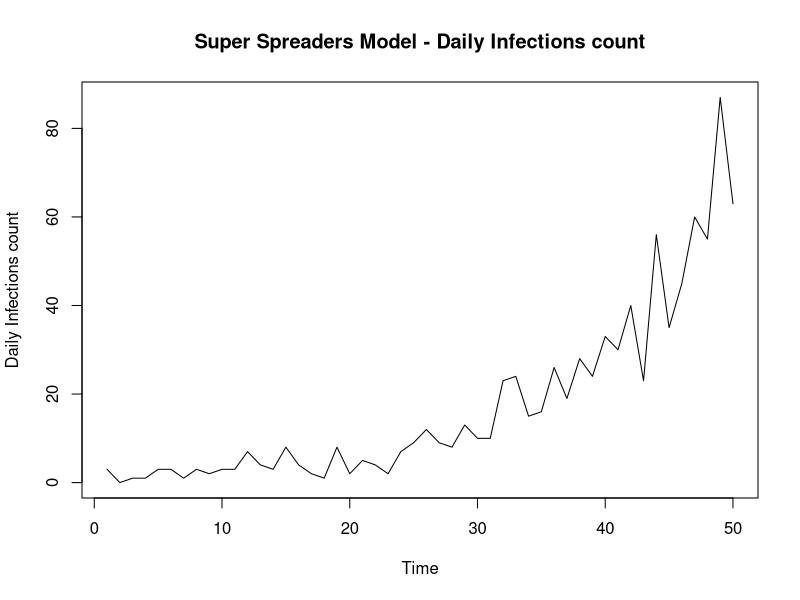

Recreate this plot in R.
#Epidemic Modelling Functions
#-Simulations fucntions
#- Likelihood Functions

#*********************************************************
#*Simulation Functions

#Baseline simulation
simulate_branching = function(num_days, r0, shape_gamma, scale_gamma) {
  
  'Baseline simulation model'
  #Set up
  vec_infecteds = vector('numeric', num_days)
  vec_infecteds[1] = 2
  
  #Infectiousness (Discrete gamma) - I.e 'Infectiousness Pressure' - Sum of all people
  #Explanation: Gamma is a continuous function so integrate over the density at that point in time (today - previous day)
  prob_infect = pgamma(c(1:num_days), shape = shape_gamma, scale = scale_gamma) - pgamma(c(0:(num_days-1)), shape = shape_gamma, scale = scale_gamma)
  
  #Days of Infection Spreading
  for (t in 2:num_days) {
    
    #Total rate
    tot_rate = r0*sum(vec_infecteds[1:(t-1)]*rev(prob_infect[1:(t-1)])) #Product of infecteds & their probablilty of infection along the gamma dist at that point in time
    vec_infecteds[t] = rpois(1, tot_rate) #Assuming number of cases each day follows a poisson distribution. Causes jumps in data 
  }
  
  vec_infecteds
}

#*******************************************************
#Super-spreading simulation
simulate_branching_ss = function(num_days, shape_gamma, scale_gamma, alphaX, betaX, gammaX) {
  'Simulate an epidemic with Superspreading events
  prop_ss = Proportion of superspreading days
  magnitude_ss = increased rate of superspreading event'
  
  #Set up
  total_infecteds = vector('numeric', num_days)
  nsse_infecteds = vector('numeric', num_days)
  sse_infecteds = vector('numeric', num_days)
  total_infecteds[1] = 2
  nsse_infecteds[1] = 2
  sse_infecteds[1] = 0
  
  #Infectiousness (Discrete gamma) - I.e 'Infectiousness Pressure' - Sum of all people
  #Explanation: Gamma is a continuous function so integrate over the density at that point in time (today - previous day)
  prob_infect = pgamma(c(1:num_days), shape = shape_gamma, scale = scale_gamma) - pgamma(c(0:(num_days-1)), shape = shape_gamma, scale = scale_gamma)
  
  #Days of Infection Spreading
  for (t in 2:num_days) {
    
    #Regular infecteds (tot_rate = lambda) fix notation
    lambda_t = sum(total_infecteds[1:(t-1)]*rev(prob_infect[1:(t-1)])) #Eg. Today is day 10. Infected on day 1. Current Infectiousness is t - day_infected 
    tot_rate = alphaX*lambda_t #Product of infecteds & their probablilty of infection along the gamma dist at that point in time
    nsse_infecteds[t] = rpois(1, tot_rate) #Assuming number of cases each day follows a poisson distribution. Causes jumps in data 
    
    #Super-spreaders
    sse_infecteds[t] = rnbinom(1, betaX*lambda_t, 1/(1 + gammaX)) #z_t: Total infecteds due to super-spreading event - num of events x Num individuals
    
    #Total 
    total_infecteds[t] = nsse_infecteds[t] + sse_infecteds[t]
  }
  
  total_infecteds
}
# 
# #********
# # #*Implement
# num_days = 50
# #lambda params
# shape_gamma = 6
# scale_gamma = 1
# #params
# alphaX = 0.8 #Without ss event, ~r0.
# betaX = 0.1
# gammaX = 10
# true_r0 = alphaX + betaX*gammaX
# true_r0
# #Epidemic data
# sim_data = simulate_branching_ss(num_days, shape_gamma, scale_gamma, alphaX, betaX, gammaX)
# plot.ts(sim_data, ylab = 'Daily Infections', main = paste('Super - Spreading Events model - Daily Infections count, true R0 = ', true_r0))
# par(mfrow = c(2,1))

#*******************************************************
#Super-spreading simulation
simulate_ss_poisson = function(num_days, shape_gamma, scale_gamma, alphaX, betaX, gammaX) {
  'Simulate an epidemic with Superspreading events
  prop_ss = Proportion of superspreading days
  magnitude_ss = increased rate of superspreading event'
  
  #Set up
  total_infecteds = vector('numeric', num_days)
  nsse_infecteds = vector('numeric', num_days)
  sse_infecteds = vector('numeric', num_days)
  total_infecteds[1] = 2
  nsse_infecteds[1] = 2
  sse_infecteds[1] = 0
  
  #Infectiousness (Discrete gamma) - I.e 'Infectiousness Pressure' - Sum of all people
  #Explanation: Gamma is a continuous function so integrate over the density at that point in time (today - previous day)
  prob_infect = pgamma(c(1:num_days), shape = shape_gamma, scale = scale_gamma) - pgamma(c(0:(num_days-1)), shape = shape_gamma, scale = scale_gamma)
  
  #Days of Infection Spreading
  for (t in 2:num_days) {
    
    #Regular infecteds (tot_rate = lambda) fix notation
    lambda_t = sum(total_infecteds[1:(t-1)]*rev(prob_infect[1:(t-1)])) #?Why is it the reversed probability - given the way prob_infect is written
    tot_rate = alphaX*lambda_t #Product of infecteds & their probablilty of infection along the gamma dist at that point in time
    nsse_infecteds[t] = rpois(1, tot_rate) #Assuming number of cases each day follows a poisson distribution. Causes jumps in data 
    
    #Super-spreaders
    n_t = rpois(1, betaX*lambda_t) #Number of super-spreading events (beta)
    sse_infecteds[t] = rpois(1, gammaX*n_t) #z_t: Total infecteds due to super-spreading event - num of events x Num individuals
    
    total_infecteds[t] = nsse_infecteds[t] + sse_infecteds[t]
  }
  
  total_infecteds
}

#*Implement
# num_days = 50
# #lambda params
# shape_gamma = 6
# scale_gamma = 1
# #params
# alphaX = 1.2 #Without ss event, ~r0. 
# betaX = 0.5
# gammaX = 10
# #Epidemic data
# sim_data2 = simulate_ss_poisson(num_days, shape_gamma, scale_gamma, alphaX, betaX, gammaX)
# plot.ts(sim_data2, ylab = 'Daily Infections count', main = 'Daily Infections count')


#*******************************************************
#Super-spreaders simulation
simulation_super_spreaders = function(num_days, shape_gamma, scale_gamma, aX, bX, ss_mult) {
  'Simulate an epidemic with Superspreading individuals'
  
  #Set up
  total_infecteds = vector('numeric', num_days)
  nss_infecteds = vector('numeric', num_days)
  ss_infecteds = vector('numeric', num_days)
  total_infecteds[1] = 3
  nss_infecteds[1] = 2
  ss_infecteds[1] = 1 
  
  #Infectiousness (Discrete gamma) - I.e 'Infectiousness Pressure' - Sum of all people
  #Explanation: Gamma is a continuous function so integrate over the density at that point in time (today - previous day)
  prob_infect = pgamma(c(1:num_days), shape = shape_gamma, scale = scale_gamma) - pgamma(c(0:(num_days-1)), shape = shape_gamma, scale = scale_gamma)
  
  #Days of Infection Spreading
  for (t in 2:num_days) {
    
    #Regular infecteds (tot_rate = lambda) fix notation
    lambda_t = sum((total_infecteds[1:(t-1)] + ss_mult*ss_infecteds[1:(t-1)])*rev(prob_infect[1:(t-1)])) #?Why is it the reversed probability - given the way prob_infect is written. Product of infecteds & their probablilty of infection along the gamma dist at that point in time
    nss_infecteds[t] = rpois(1, aX*lambda_t) #Assuming number of cases each day follows a poisson distribution. Causes jumps in data 
    ss_infecteds[t] = rpois(1, bX*lambda_t)
    total_infecteds[t] = nss_infecteds[t] + ss_infecteds[t]
  }
  
  total_infecteds
}

#*Implement
num_days = 50
#lambda params
shape_gamma = 6
scale_gamma = 1
#params
aX = 0.8 #1.1 #Without ss event, ~r0.
bX = 0.1 #0.2
ss_mult = 10 #8
#Epidemic data
sim_data2 = simulation_super_spreaders(num_days, shape_gamma, scale_gamma, aX, bX, ss_mult)
plot.ts(sim_data2, ylab = 'Daily Infections count', main = 'Super Spreaders Model - Daily Infections count')

###################################################################################
# MODELS!

###############################
# BASELINE

#Likelihood (log)
log_like <- function(y, r0_dash){
  
  #Params
  num_days = length(y)
  shape_gamma = 6
  scale_gamma = 1
  
  #Infectiousness (Discrete gamma)
  prob_infect = pgamma(c(1:num_days), shape = shape_gamma, scale = scale_gamma) - pgamma(c(0:(num_days-1)), shape = shape_gamma, scale = scale_gamma)
  logl = 0
  
  for (t in 2:num_days) {
    
    lambda = r0_dash*sum(y[1:t-1]*rev(prob_infect[1:t-1]))
    logl = logl + y[t]*log(lambda) - lambda
    
  }
  
  logl
  
}

#######################
# BASE MCMC
mcmc_r0 <- function(data, n, sigma, burn_in, x0 = 1) {
  
  'Returns mcmc samples of R0'
  #Data
  print('sim data')
  print(data)
  
  #Set up
  r0_vec <- vector('numeric', n)
  r0_vec[1] <- x0
  U <- runif(n)
  count_accept = 0
  
  #MCMC chain
  for(i in 2:n) {
    r0_dash <- r0_vec[i-1] + rnorm(1, sd = sigma) #, mean = 0, sd = sigma_opt)
    if(r0_dash < 0){
      r0_dash = abs(r0_dash)
    }
    
    #Alpha
    log_alpha = log_like(data, r0_dash) - log_like(data, r0_vec[i-1]) - r0_dash + r0_vec[i-1] #exponential prior
    #log_alpha = log_like(data, Y) - log_like(data, r0_vec[i-1]) + dgamma(Y, shape = 1, scale = 1, log = TRUE) - dgamma(r0_vec[i-1], shape = 1, scale = 1, log = TRUE) 
    #Should include: Likelihood + prior + propogsal density x2 (Previous time step & Current time step)
    
    if (is.na(log_alpha)){
      print('na value')
      sprintf("r0_dash: %i", r0_dash)
    }
    if(!(is.na(log_alpha)) && log(U[i]) < log_alpha) {
      r0_vec[i] <- r0_dash
      count_accept = count_accept + 1
    } else {
      r0_vec[i] <- r0_vec[i-1]
    }
  }
  #Final stats
  accept_rate = 100*(count_accept/n)
  print(paste0("Acceptance rate = ",accept_rate))
  
  r0_vec = r0_vec[burn_in:n]
  r0_vec
  
  return(list(r0_vec, accept_rate))
}

#*******************************************************************************
#SUPER-SPREADING MODEL

#Log Likelihood 
log_like_ss <- function(x, alphaX, betaX, gammaX){
  
  #Params
  num_days = length(x)
  shape_gamma = 6
  scale_gamma = 1
  
  #Infectiousness (Discrete gamma) i,e Prob less than x2 - prob less than x1; the area in between 
  prob_infect = pgamma(c(1:num_days), shape = shape_gamma, scale = scale_gamma) - pgamma(c(0:(num_days-1)), shape = shape_gamma, scale = scale_gamma)
  logl = 0
  
  for (t in 2:num_days) {
    
    lambda_t = sum(x[1:(t-1)]*rev(prob_infect[1:(t-1)]))
    inner_sum_xt = 0
    
    for (y_t in 0:x[t]){ #Sum for all values of y_t
      
      #Log likelihood
      inner_sum_xt = (inner_sum_xt + exp(-alphaX*lambda_t)*(1/factorial(y_t))*(alphaX*lambda_t)^y_t*
                        (gamma((x[t] - y_t) + betaX*lambda_t))/(gamma(betaX*lambda_t)*
                                                                  factorial(x[t] - y_t))*(1/(gammaX +1))^(betaX*lambda_t)*
                        (gammaX/(gammaX + 1))^(x[t] - y_t))
      
    } 
    
    logl = logl + log(inner_sum_xt) 
    
  }
  
  logl
  
}

#*****************************************************
#Log Likelihood - log-exp-sum trick 
log_like_ss_lse <- function(x, alphaX, betaX, gammaX){
  
  #Params
  num_days = length(x)
  shape_gamma = 6
  scale_gamma = 1
  
  #Infectiousness (Discrete gamma)
  prob_infect = pgamma(c(1:num_days), shape = shape_gamma, scale = scale_gamma) - pgamma(c(0:(num_days-1)),
                                                                                         shape = shape_gamma, scale = scale_gamma)
  logl = 0 
  
  for (t in 2:num_days) {
    
    #print(t)
    lambda_t = sum(x[1:(t-1)]*rev(prob_infect[1:(t-1)]))
    
    if(x[t] == 0){ #y_t also equal to zero
      
      #L(x_i) for y_t, x_t = 0
      logl = logl -(alphaX*lambda_t) - 
        (betaX*lambda_t*log(gammaX +1))
      
    } else {
      
      #Terms in inner sum
      inner_sum_vec <- vector('numeric', x[t])
      
      for (y_t in 0:x[t]){ #Sum for all values of y_t up to x_t
        
        #Store inner L(x_i) term in vector position
        inner_sum_vec[y_t + 1] = (-(alphaX*lambda_t) - lfactorial(y_t) + y_t*log(alphaX*lambda_t) +
                                    lgamma((x[t] - y_t) + (betaX*lambda_t)) - lgamma(betaX*lambda_t) - 
                                    lfactorial(x[t] - y_t) - (betaX*lambda_t*log(gammaX +1)) + 
                                    (x[t] - y_t)*log(gammaX) -(x[t] - y_t)*log(gammaX + 1))
        
      }
      
      #Calculate max element in inner vector, for all y_t for a given t, x[t]
      lx_max = max(inner_sum_vec)
      
      #Calculate lse
      lse = lx_max + log(sum(exp(inner_sum_vec - lx_max) ))
      
      #Add to overall log likelihood 
      logl = logl + lse 
      
    }
    
  }
  
  logl
  
}

#*********************************************************************************************
#* Log Likelihood - Using package distribution functions
log_like_ss_R_funcs <- function(x, alphaX, betaX, gammaX){
  
  'Calculate the log likelihood on the simulated data using package distribution functions in R'
  
  #Params
  num_days = length(x)
  shape_gamma = 6
  scale_gamma = 1
  logl = 0
  
  #Infectiousness (Discrete gamma)
  prob_infect = pgamma(c(1:num_days), shape = shape_gamma, scale = scale_gamma) - pgamma(c(0:(num_days-1)), shape = shape_gamma, scale = scale_gamma)
  
  #Over all timepoints
  for (t in 2:num_days) {
    
    lambda_t = sum(x[1:(t-1)]*rev(prob_infect[1:(t-1)]))
    inner_sum = 0
    
    #Sum for all values of y_t
    for (y_t in 0:x[t]){ 
      
      #Log likelihood
      prob_yt = dpois(y_t, alphaX*lambda_t)
      #cat("prob_yt, dpois : ", prob_yt, "\n")
      
      prob_zt = s(x[t] - y_t, betaX*lambda_t, 1/(1 + gammaX))
      #cat("prob_zt, dnbinom : ", prob_zt, "\n")
      
      prob_xt = prob_zt*prob_yt
      inner_sum = inner_sum + prob_xt
      #cat("prob_xt, : ", prob_xt, "\n")
      
    } 
    
    #cat("log(prob_xt), : ", log(prob_xt), "\n")
    logl = logl + log(inner_sum) 
    #cat("logl, : ", logl, "\n")
    
  }
  
  logl
}

################################################################################
# Plot MCMC Total Results
################################################################################

plot_mcmc_results <- function(sim_data, mcmc_params, true_r0, 
                              dist_type, total_time, seed_count, prior, beta_gamma_flag){
  
  #Plot Set up
  plot.new()
  par(mfrow=c(3,4))
  
  #Extract params
  alpha_mcmc = mcmc_params[1]
  alpha_mcmc = unlist(alpha_mcmc)
  
  beta_mcmc = mcmc_params[2]
  beta_mcmc = unlist(beta_mcmc)
  
  gamma_mcmc = mcmc_params[3]
  gamma_mcmc = unlist(gamma_mcmc)
  
  r0_mcmc = mcmc_params[4]
  r0_mcmc = unlist(r0_mcmc)
  
  #Cumulative means + param sample limits
  #r0
  r0_mean = cumsum(r0_mcmc)/seq_along(r0_mcmc)
  r0_lim = max(true_r0, max(r0_mcmc))
  r0_lim2 = max(true_r0, r0_mean)
  
  #alpha
  alpha_mean = cumsum(alpha_mcmc)/seq_along(alpha_mcmc)
  a_lim =  max(alphaX, max(alpha_mcmc))
  a_lim2 =  max(alphaX, alpha_mean)
  
  #beta
  beta_mean = cumsum(beta_mcmc)/seq_along(beta_mcmc)
  b_lim = max(betaX, max(beta_mcmc))
  b_lim2 = max(betaX, beta_mean)
  
  #gamma
  gamma_mean = cumsum(gamma_mcmc)/seq_along(gamma_mcmc)
  g_lim =  max(gammaX, max(gamma_mcmc))
  g_lim2 =  max(gammaX, gamma_mean) 
  
  #Beta-gamma
  if (beta_gamma_flag){
    b_g_a_rate = mcmc_params[14]
    b_g_a_rate = round(unlist(b_g_a_rate), 2)
  } else {
    b_g_a_rate = 0
  }
  
  #***********
  #* Plots *
  
  #i.Infections
  plot.ts(sim_data, xlab = 'Time', ylab = 'Daily Infections count',
          main = paste(seed_count, "Day Infts SS Evnts", dist_type, "r0 = ", true_r0),
          cex.lab=1.5, cex.axis=1.5, cex.main=1.5, cex.sub=1.5)
  
  #ii. MCMC Trace Plots
  plot.ts(alpha_mcmc, ylab = 'alpha', ylim=c(0, a_lim),
          main = paste("MCMC SS Events, true alpha = ", alphaX),
          cex.lab=1.5, cex.axis=1.5, cex.main=1.5, cex.sub=1.5)
  abline(h = alphaX, col = 'green', lwd = 2)
  
  plot.ts(beta_mcmc, ylab = 'beta', ylim=c(0, b_lim),
          main = paste("MCMC SS Events, true beta = ", betaX),
          cex.lab=1.5, cex.axis=1.5, cex.main=1.5, cex.sub=1.5)
  abline(h = betaX, col = 'green', lwd = 2)
  
  plot.ts(gamma_mcmc,  ylab = 'gamma', ylim=c(0,g_lim),
          main = paste("MCMC SS Events, true gamma = ", gammaX),
          cex.lab=1.5, cex.axis=1.5, cex.main=1.5, cex.sub=1.5)
  abline(h = gammaX, col = 'green', lwd = 2)
  #plot.ts(r0_mcmc,  ylab = 'r0', main = paste("MCMC SS Events, true r0 = ", r0_true))
  
  #iii. Cumulative mean plots
  #r0 Mean
  plot2 = plot(seq_along(r0_mean), r0_mean,
               ylim=c(0, r0_lim),
               xlab = 'Time', ylab = 'R0', main = paste("R0 MCMC Mean, True R0 = ", true_r0),
               cex.lab=1.5, cex.axis=1.5, cex.main=1.5, cex.sub=1.5)
  print(plot2)
  abline(h = true_r0, col = 'orange', lwd = 2)
  
  #alpha mean
  plot2 = plot(seq_along(alpha_mean), alpha_mean,
               ylim=c(0, a_lim),
               xlab = 'Time', ylab = 'alpha', main = paste("Alpha MCMC mean, True alpha = ",alphaX),
               cex.lab=1.5, cex.axis=1.5, cex.main=1.5, cex.sub=1.5)
  print(plot2)
  abline(h = alphaX, col = 'red', lwd = 2)
  
  #beta mean
  plot2 = plot(seq_along(beta_mean), beta_mean,
               ylim=c(0, b_lim),
               xlab = 'Time', ylab = 'beta', main = paste("Beta MCMC mean, True beta = ",betaX),
               cex.lab=1.5, cex.axis=1.5, cex.main=1.5, cex.sub=1.5)
  print(plot2)
  abline(h = betaX, col = 'blue', lwd = 2)
  
  #gamma Mean
  plot2 = plot(seq_along(gamma_mean), gamma_mean,
               xlab = 'Time', ylab = 'gamma', main = paste("Gamma MCMC mean, True gamma = ",gammaX),
               ylim=c(0, g_lim),
               cex.lab=1.5, cex.axis=1.5, cex.main=1.5, cex.sub=1.5)
  print(plot2)
  abline(h = gammaX, col = 'green', lwd = 2)
  
  #iv. Param Histograms (Plots 9,11,12)
  hist(r0_mcmc, freq = FALSE, breaks = 100,
       xlab = 'R0 total', #ylab = 'Density', 
       main = paste('R0 total MCMC samples. Prior = ', prior),
       xlim=c(0, r0_lim),
       cex.lab=1.5, cex.axis=1.5, cex.main=1.5, cex.sub=1.5)
  abline(v = true_r0, col = 'orange', lwd = 2)
  
  #v. Beta vs gamma
  plot(beta_mcmc, gamma_mcmc,
       xlab = 'beta', ylab = 'gamma', main = 'Beta vs Gamma',
       cex.lab=1.5, cex.axis=1.5, cex.main=1.5, cex.sub=1.5)
  
  #Hist Beta 
  hist(beta_mcmc, freq = FALSE, breaks = 100,
       xlab = 'beta', #ylab = 'Density', 
       main = paste("Beta, True beta = ", betaX), 
       xlim=c(0, b_lim),
       cex.lab=1.5, cex.axis=1.5, cex.main=1.5, cex.sub=1.5)
  abline(v = betaX, col = 'blue', lwd = 2)
  
  #Hist Gamma 
  hist(gamma_mcmc, freq = FALSE, breaks = 100,
       xlab = 'gamma', #ylab = 'Density', 
       main = paste("Gamma, True gamma = ", gammaX),
       xlim=c(0, g_lim),
       cex.lab=1.5, cex.axis=1.5, cex.main=1.5, cex.sub=1.5)
  abline(v = gammaX, col = 'green', lwd = 2)
  
  #Final Mean Stats
  data_10_pc = 0.1*n
  a_mcmc_mean = round(mean(alpha_mcmc[n-data_10_pc:n]), 2)
  b_mcmc_mean = round(mean(beta_mcmc[n-data_10_pc:n]), 2)
  g_mcmc_mean = round(mean(gamma_mcmc[n-data_10_pc:n]), 2)
  r0_mcmc_mean = round(mean(r0_mcmc[n-data_10_pc:n]), 2)
  
  #Results
  df_results <- data.frame(
    alpha = alphaX,
    a_mc = a_mcmc_mean,
    beta = betaX,
    b_mc = b_mcmc_mean,
    gamma = gammaX,
    g_mc = g_mcmc_mean,
    R0 = true_r0, 
    R0_mc = r0_mcmc_mean,
    accept_rate_a = round(mcmc_params[[5]],2),
    a_rte_b = round(mcmc_params[[6]], 2),
    a_rte_g = round(mcmc_params[[7]],2),
    b_g_a_rate = b_g_a_rate, 
    tot_time = total_time) 
  
  print(df_results)
  
}

#****************
#MCMC Plots 4x4
plot_mcmc_x4_II <- function(sim_data, mcmc_params, true_r0, dist_type,
                            total_time, seed_count, prior, max_sum_val, model_crit = TRUE, joint = TRUE){
  
  #Plot Set up
  plot.new()
  
  if (joint){
    par(mfrow=c(4,4))
  } else {
    par(mfrow=c(3,4))
  }
  
  
  #Extract params
  alpha_mcmc = mcmc_params[1]
  alpha_mcmc = unlist(alpha_mcmc)
  
  beta_mcmc = mcmc_params[2]
  beta_mcmc = unlist(beta_mcmc)
  
  gamma_mcmc = mcmc_params[3]
  gamma_mcmc = unlist(gamma_mcmc)
  
  r0_mcmc = mcmc_params[4]
  r0_mcmc = unlist(r0_mcmc)
  
  #Cumulative means + param sample limits
  #r0
  r0_mean = cumsum(r0_mcmc)/seq_along(r0_mcmc)
  r0_lim = max(true_r0, max(r0_mcmc))
  r0_lim2 = max(true_r0, r0_mean)
  
  #alpha
  alpha_mean = cumsum(alpha_mcmc)/seq_along(alpha_mcmc)
  a_lim =  max(alphaX, max(alpha_mcmc))
  a_lim2 =  max(alphaX, alpha_mean)
  
  #beta
  beta_mean = cumsum(beta_mcmc)/seq_along(beta_mcmc)
  b_lim = max(betaX, max(beta_mcmc))
  b_lim2 = max(betaX, beta_mean)
  
  #gamma
  gamma_mean = cumsum(gamma_mcmc)/seq_along(gamma_mcmc)
  g_lim =  max(gammaX, max(gamma_mcmc))
  g_lim2 =  max(gammaX, gamma_mean) 
  
  
  #***********
  #* Plots *
  
  #i.Infections
  plot.ts(sim_data, xlab = 'Time', ylab = 'Daily Infections count',
          main = paste(seed_count, "Day Infts SS Evnts", dist_type, "r0 = ", true_r0),
          cex.lab=1.5, cex.axis=1.5, cex.main=1.5, cex.sub=1.5)
  
  #ii. MCMC Trace Plots
  plot.ts(alpha_mcmc, ylab = 'alpha', ylim=c(0, a_lim),
          main = paste("MCMC SS Events, true alpha = ", alphaX),
          cex.lab=1.5, cex.axis=1.5, cex.main=1.5, cex.sub=1.5)
  abline(h = alphaX, col = 'red', lwd = 2) #True = green
  #lines(seq_along(like_a), like_a, col = 'red')
  #lines(seq_along(prior_a), prior_a, col = 'blue')
  
  plot.ts(beta_mcmc, ylab = 'beta', ylim=c(0, b_lim),
          main = paste("MCMC SS Events, true beta = ", betaX),
          cex.lab=1.5, cex.axis=1.5, cex.main=1.5, cex.sub=1.5)
  abline(h = betaX, col = 'blue', lwd = 2) #True = green
  
  plot.ts(gamma_mcmc,  ylab = 'gamma', ylim=c(0,g_lim),
          main = paste("MCMC SS Events, true gamma = ", gammaX),
          cex.lab=1.5, cex.axis=1.5, cex.main=1.5, cex.sub=1.5)
  abline(h = gammaX, col = 'green', lwd = 2) #True = green
  
  #plot.ts(r0_mcmc,  ylab = 'r0', main = paste("MCMC SS Events, true r0 = ", r0_true))
  
  #Title
  text(line2user(line=mean(par('mar')[c(2, 4)]), side=2), 
       line2user(line=2, side=3), paste('MCMC SS, True R0:', true_r0, 'Prior = ', prior), xpd=NA, cex=2, font=2)
  
  #iii. Cumulative mean plots
  #r0 Mean
  plot2 = plot(seq_along(r0_mean), r0_mean,
               ylim=c(0, r0_lim),
               xlab = 'Time', ylab = 'R0', main = paste("R0 MCMC Mean, True R0 = ", true_r0),
               cex.lab=1.5, cex.axis=1.5, cex.main=1.5, cex.sub=1.5)
  print(plot2)
  abline(h = true_r0, col = 'orange', lwd = 2)
  
  #alpha mean
  plot2 = plot(seq_along(alpha_mean), alpha_mean,
               ylim=c(0, a_lim),
               xlab = 'Time', ylab = 'alpha', main = paste("Alpha MCMC mean, True alpha = ",alphaX),
               cex.lab=1.5, cex.axis=1.5, cex.main=1.5, cex.sub=1.5)
  print(plot2)
  abline(h = alphaX, col = 'red', lwd = 2)
  #lines(seq_along(like_a_mean), like_a_mean, col = 'red')
  #lines(seq_along(prior_a_mean), prior_a_mean, col = 'blue')
  
  #beta mean
  plot2 = plot(seq_along(beta_mean), beta_mean,
               ylim=c(0, b_lim),
               xlab = 'Time', ylab = 'beta', main = paste("Beta MCMC mean, True beta = ",betaX),
               cex.lab=1.5, cex.axis=1.5, cex.main=1.5, cex.sub=1.5)
  print(plot2)
  abline(h = betaX, col = 'blue', lwd = 2)
  
  #gamma Mean
  plot2 = plot(seq_along(gamma_mean), gamma_mean,
               xlab = 'Time', ylab = 'gamma', main = paste("Gamma MCMC mean, True gamma = ",gammaX),
               ylim=c(0, g_lim),
               cex.lab=1.5, cex.axis=1.5, cex.main=1.5, cex.sub=1.5)
  print(plot2)
  abline(h = gammaX, col = 'green', lwd = 2)
  
  #iv. Param Histograms (Plots 9,11,12)
  hist(r0_mcmc, freq = FALSE, breaks = 100,
       xlab = 'R0 total', #ylab = 'Density', 
       main = paste('R0 total MCMC samples. Prior = ', prior),
       xlim=c(0, r0_lim),
       cex.lab=1.5, cex.axis=1.5, cex.main=1.5, cex.sub=1.5)
  abline(v = true_r0, col = 'orange', lwd = 2)
  
  # #v. Beta vs gamma
  # plot(beta_mcmc, gamma_mcmc,
  #      xlab = 'beta', ylab = 'gamma', main = 'Beta vs Gamma',
  #      cex.lab=1.5, cex.axis=1.5, cex.main=1.5, cex.sub=1.5)
  
  #Hist alpha 
  hist(alpha_mcmc, freq = FALSE, breaks = 100,
       xlab = 'alpha', #ylab = 'Density', 
       main = paste("alpha, True alpha = ", alphaX), 
       xlim=c(0, a_lim),
       cex.lab=1.5, cex.axis=1.5, cex.main=1.5, cex.sub=1.5)
  abline(v = alphaX, col = 'red', lwd = 2)
  #Prior
  # x <- seq(from = 0, to = 20, by = 0.05)
  # exp1 = dexp(x, 1)
  # lines(seq_along(exp1), exp1, type = 'l')
  
  
  #Hist Beta 
  hist(beta_mcmc, freq = FALSE, breaks = 100,
       xlab = 'beta', #ylab = 'Density', 
       main = paste("Beta, True beta = ", betaX), 
       xlim=c(0, b_lim),
       cex.lab=1.5, cex.axis=1.5, cex.main=1.5, cex.sub=1.5)
  abline(v = betaX, col = 'blue', lwd = 2)
  #Prior
  # x <- seq(from = 0, to = 20, by = 0.05)
  # exp1 = dexp(x, 1)
  # lines(seq_along(exp1), exp1, type = 'l')
  
  
  #Hist Gamma 
  hist(gamma_mcmc, freq = FALSE, breaks = 100,
       xlab = 'gamma', #ylab = 'Density', 
       main = paste("Gamma, True gamma = ", gammaX),
       xlim=c(0, g_lim),
       cex.lab=1.5, cex.axis=1.5, cex.main=1.5, cex.sub=1.5)
  abline(v = gammaX, col = 'green', lwd = 2)
  #Prior
  # x <- seq(from = 0, to = 20, by = 0.05)
  # exp1 = 1 + dexp(x, 1)
  # lines(seq_along(exp1), exp1, type = 'l')
  
  #Final Mean Stats
  data_10_pc = 0.5*n #50%
  a_mcmc_mean = round(mean(alpha_mcmc[n-data_10_pc:n]), 2)
  b_mcmc_mean = round(mean(beta_mcmc[n-data_10_pc:n]), 2)
  g_mcmc_mean = round(mean(gamma_mcmc[n-data_10_pc:n]), 2)
  r0_mcmc_mean = round(mean(r0_mcmc[n-data_10_pc:n]), 2)
  
  #Joint distrbutions
  if (model_crit){
    
    model_criticism(mcmc_params, sim_data, max_sum_val)
  }
  
  #Joint distrbutions
  if (joint){
    
    # #v. r0 vs beta
    # plot(beta_mcmc, r0_mcmc,
    #      xlab = 'beta', ylab = 'R0', main = 'Beta vs R0',
    #      cex.lab=1.5, cex.axis=1.5, cex.main=1.5, cex.sub=1.5)
    
    #v. alpha vs beta
    plot(alpha_mcmc, beta_mcmc,
         xlab = 'alpha', ylab = 'beta', main = 'alpha vs Beta',
         cex.lab=1.5, cex.axis=1.5, cex.main=1.5, cex.sub=1.5)
    
    #v. alpha vs gamma
    plot(alpha_mcmc, gamma_mcmc,
         xlab = 'alpha', ylab = 'gamma', main = 'alpha vs gamma',
         cex.lab=1.5, cex.axis=1.5, cex.main=1.5, cex.sub=1.5)
    
    #v. beta vs gamma
    plot(beta_mcmc, gamma_mcmc,
         xlab = 'beta', ylab = 'gamma', main = 'Beta vs gamma',
         cex.lab=1.5, cex.axis=1.5, cex.main=1.5, cex.sub=1.5)
  }
  
  #Results
  df_results <- data.frame(
    alpha = alphaX,
    a_mc = a_mcmc_mean,
    beta = betaX,
    b_mc = b_mcmc_mean,
    gamma = gammaX,
    g_mc = g_mcmc_mean,
    R0 = true_r0, 
    R0_mc = r0_mcmc_mean,
    accept_rate_a = round(mcmc_params[[5]],2),
    a_rte_b = round(mcmc_params[[6]], 2),
    a_rte_g = round(mcmc_params[[7]],2),
    a_rte_b_g = round(mcmc_params[[8]],2),
    tot_time = total_time) 
  
  print(df_results)
  
}

###############################################################################
#FUNCTION TO PLOT 1x4 DASHBOARD OF MCMC RESULTS FOR BASE MODEL
plot_mcmc_results_r0 <- function(n, sim_data, mcmc_params, true_r0, time_elap, seed_count, model_type){
  
  #Plot Set up
  #par(mar=c(1,1,1,1))
  plot.new()
  par(mfrow=c(2,2))
  
  #Extract r0
  r0_mcmc = mcmc_params[1]
  r0_mcmc = unlist(r0_mcmc)
  
  #Cumulative means + param sample limits
  #r0
  r0_mean = cumsum(r0_mcmc)/seq_along(r0_mcmc)
  r0_lim = max(true_r0, max(r0_mcmc))
  r0_lim2 = max(true_r0, r0_mean)
  
  
  #***********
  #* Plots *
  
  #i.Infections
  plot.ts(sim_data, xlab = 'Time', ylab = 'Daily Infections count',
          main = paste(seed_count, "Infts,", model_type, "R0 = ", true_r0), #model_type
          #main = paste(seed_count, "Infts SS Evnts, ", "r0 = ", true_r0),
          cex.lab=1.5, cex.axis=1.5, cex.main=1.5, cex.sub=1.5)
  
  #ii. MCMC Trace Plots
  plot.ts(r0_mcmc, ylab = 'alpha', #ylim=c(0, a_lim),
          main = paste("MCMC SS Events, true r0 = ", true_r0),
          cex.lab=1.5, cex.axis=1.5, cex.main=1.5, cex.sub=1.5)
  abline(h = true_r0, col = 'orange', lwd = 2) #True = green
  
  #iii. Cumulative mean plots
  #r0 Mean
  r0_min = min(min(r0_mean), true_r0)
  r0_max = max(max(r0_mean), true_r0)
  plot2 = plot(seq_along(r0_mean), r0_mean,
               ylim=c(r0_min, r0_max),
               xlab = 'Time', ylab = 'R0', main = paste("R0 MCMC Mean, True R0 = ", true_r0),
               cex.lab=1.5, cex.axis=1.5, cex.main=1.5, cex.sub=1.5)
  print(plot2)
  abline(h = true_r0, col = 'orange', lwd = 2)
  
  #iv. Histogram
  r0_min2 = min(min(r0_mcmc), true_r0)
  r0_max2 = max(max(r0_mcmc), true_r0)
  hist(r0_mcmc, freq = FALSE, breaks = 100,
       xlab = 'R0 total', #ylab = 'Density', 
       main = paste('R0 total MCMC samples'), #. Prior = ', prior),
       xlim=c(r0_min2, r0_max2),
       cex.lab=1.5, cex.axis=1.5, cex.main=1.5, cex.sub=1.5)
  abline(v = true_r0, col = 'orange', lwd = 2)
  
  #Final Mean Stats
  data_10_pc = 0.5*n #50%
  r0_mcmc_mean = round(mean(r0_mcmc[n-data_10_pc:n]), 2)
  
  #Results
  df_results <- data.frame(
    R0 = true_r0, 
    R0_mc = r0_mcmc_mean,
    accept_rate_r0 = round(mcmc_params[[2]],2),
    time_elap = round(time_elap,2)) 
  
  print(df_results)
  
}

###############################################################################
#FUNCTION TO PLOT 4x4 DASHBOARD OF MCMC RESULTS FOR SUPER SPREADING EVENTS MODEL
plot_mcmc_x4_priors <- function(n, sim_data, mcmc_params, true_r0, dist_type, total_time, seed_count, prior, joint = TRUE){
  
  #Plot Set up
  #par(mar=c(1,1,1,1))
  plot.new()
  
  if (joint){
    par(mfrow=c(4,4))
  } else {
    par(mfrow=c(3,4))
  }
  
  
  #Extract params
  alpha_mcmc = mcmc_params[1]
  alpha_mcmc = unlist(alpha_mcmc)
  
  beta_mcmc = mcmc_params[2]
  beta_mcmc = unlist(beta_mcmc)
  
  gamma_mcmc = mcmc_params[3]
  gamma_mcmc = unlist(gamma_mcmc)
  
  r0_mcmc = mcmc_params[4]
  r0_mcmc = unlist(r0_mcmc)
  
  #Cumulative means + param sample limits
  #r0
  r0_mean = cumsum(r0_mcmc)/seq_along(r0_mcmc)
  r0_lim = max(true_r0, max(r0_mcmc))
  r0_lim2 = max(true_r0, r0_mean)
  
  #alpha
  alpha_mean = cumsum(alpha_mcmc)/seq_along(alpha_mcmc)
  a_lim =  max(alphaX, max(alpha_mcmc))
  a_lim2 =  max(alphaX, alpha_mean)
  
  #beta
  beta_mean = cumsum(beta_mcmc)/seq_along(beta_mcmc)
  b_lim = max(betaX, max(beta_mcmc))
  b_lim2 = max(betaX, beta_mean)
  
  #gamma
  gamma_mean = cumsum(gamma_mcmc)/seq_along(gamma_mcmc)
  g_lim =  max(gammaX, max(gamma_mcmc))
  g_lim2 =  max(gammaX, gamma_mean) 
  
  
  #***********
  #* Plots *
  
  #i.Infections
  plot.ts(sim_data, xlab = 'Time', ylab = 'Daily Infections count',
          main = paste(seed_count, "Day Infts SS Evnts", dist_type, "r0 = ", true_r0),
          cex.lab=1.5, cex.axis=1.5, cex.main=1.5, cex.sub=1.5)
  
  #ii. MCMC Trace Plots
  plot.ts(alpha_mcmc, ylab = 'alpha', ylim=c(0, a_lim),
          main = paste("MCMC SS Events, true alpha = ", alphaX),
          cex.lab=1.5, cex.axis=1.5, cex.main=1.5, cex.sub=1.5)
  abline(h = alphaX, col = 'red', lwd = 2) #True = green
  #lines(seq_along(like_a), like_a, col = 'red')
  #lines(seq_along(prior_a), prior_a, col = 'blue')
  
  plot.ts(beta_mcmc, ylab = 'beta', ylim=c(0, b_lim),
          main = paste("MCMC SS Events, true beta = ", betaX),
          cex.lab=1.5, cex.axis=1.5, cex.main=1.5, cex.sub=1.5)
  abline(h = betaX, col = 'blue', lwd = 2) #True = green
  
  plot.ts(gamma_mcmc,  ylab = 'gamma', ylim=c(0,g_lim),
          main = paste("MCMC SS Events, true gamma = ", gammaX),
          cex.lab=1.5, cex.axis=1.5, cex.main=1.5, cex.sub=1.5)
  abline(h = gammaX, col = 'green', lwd = 2) #True = green
  
  #plot.ts(r0_mcmc,  ylab = 'r0', main = paste("MCMC SS Events, true r0 = ", r0_true))
  
  #Title
  # text(line2user(line=mean(par('mar')[c(2, 4)]), side=2), 
  #      line2user(line=2, side=3), paste('MCMC SS, True R0:', true_r0, 'Prior = ', prior), xpd=NA, cex=2, font=2)
  # 
  #iii. Cumulative mean plots
  #r0 Mean
  plot2 = plot(seq_along(r0_mean), r0_mean,
               ylim=c(0, r0_lim),
               xlab = 'Time', ylab = 'R0', main = paste("R0 MCMC Mean, True R0 = ", true_r0),
               cex.lab=1.5, cex.axis=1.5, cex.main=1.5, cex.sub=1.5)
  print(plot2)
  abline(h = true_r0, col = 'orange', lwd = 2)
  
  #alpha mean
  plot2 = plot(seq_along(alpha_mean), alpha_mean,
               ylim=c(0, a_lim),
               xlab = 'Time', ylab = 'alpha', main = paste("Alpha MCMC mean, True alpha = ",alphaX),
               cex.lab=1.5, cex.axis=1.5, cex.main=1.5, cex.sub=1.5)
  print(plot2)
  abline(h = alphaX, col = 'red', lwd = 2)
  #lines(seq_along(like_a_mean), like_a_mean, col = 'red')
  #lines(seq_along(prior_a_mean), prior_a_mean, col = 'blue')
  
  #beta mean
  plot2 = plot(seq_along(beta_mean), beta_mean,
               ylim=c(0, b_lim),
               xlab = 'Time', ylab = 'beta', main = paste("Beta MCMC mean, True beta = ",betaX),
               cex.lab=1.5, cex.axis=1.5, cex.main=1.5, cex.sub=1.5)
  print(plot2)
  abline(h = betaX, col = 'blue', lwd = 2)
  
  #gamma Mean
  plot2 = plot(seq_along(gamma_mean), gamma_mean,
               xlab = 'Time', ylab = 'gamma', main = paste("Gamma MCMC mean, True gamma = ",gammaX),
               ylim=c(0, g_lim),
               cex.lab=1.5, cex.axis=1.5, cex.main=1.5, cex.sub=1.5)
  print(plot2)
  abline(h = gammaX, col = 'green', lwd = 2)
  
  #iv. Param Histograms (Plots 9,11,12)
  hist(r0_mcmc, freq = FALSE, breaks = 100,
       xlab = 'R0 total', #ylab = 'Density', 
       main = paste('R0 total MCMC samples. Prior = ', prior),
       xlim=c(0, r0_lim),
       cex.lab=1.5, cex.axis=1.5, cex.main=1.5, cex.sub=1.5)
  abline(v = true_r0, col = 'orange', lwd = 2)
  
  # #v. Beta vs gamma
  # plot(beta_mcmc, gamma_mcmc,
  #      xlab = 'beta', ylab = 'gamma', main = 'Beta vs Gamma',
  #      cex.lab=1.5, cex.axis=1.5, cex.main=1.5, cex.sub=1.5)
  
  #Hist alpha 
  hist(alpha_mcmc, freq = FALSE, breaks = 100,
       xlab = 'alpha', #ylab = 'Density', 
       main = paste("alpha, True alpha = ", alphaX), 
       xlim=c(0, a_lim),
       cex.lab=1.5, cex.axis=1.5, cex.main=1.5, cex.sub=1.5)
  #Prior
  #x <- seq(from = 0, to = 10, by = 0.5)
  #exp1 = dexp(x, 1)
  #lines(exp1, col = 'purple')
  abline(v = alphaX, col = 'red', lwd = 2)
  
  
  #Hist Beta 
  hist(beta_mcmc, freq = FALSE, breaks = 100,
       xlab = 'beta', #ylab = 'Density', 
       main = paste("Beta, True beta = ", betaX), 
       xlim=c(0, b_lim),
       cex.lab=1.5, cex.axis=1.5, cex.main=1.5, cex.sub=1.5)
  #Prior
  #lines(exp1, col = 'purple')
  abline(v = betaX, col = 'blue', lwd = 2)
  
  
  #Hist Gamma 
  hist(gamma_mcmc, freq = FALSE, breaks = 100,
       xlab = 'gamma', #ylab = 'Density', 
       main = paste("Gamma, True gamma = ", gammaX),
       xlim=c(0, g_lim),
       cex.lab=1.5, cex.axis=1.5, cex.main=1.5, cex.sub=1.5)
  #Prior
  #x <- seq(from = 0, to = 20, by = 0.5)
  #exp1 = 1 + dexp(x, 1)
  #lines(exp1, col = 'purple')
  abline(v = gammaX, col = 'green', lwd = 2)
  
  
  #Final Mean Stats
  data_10_pc = 0.5*n #50%
  a_mcmc_mean = round(mean(alpha_mcmc[n-data_10_pc:n]), 2)
  b_mcmc_mean = round(mean(beta_mcmc[n-data_10_pc:n]), 2)
  g_mcmc_mean = round(mean(gamma_mcmc[n-data_10_pc:n]), 2)
  r0_mcmc_mean = round(mean(r0_mcmc[n-data_10_pc:n]), 2)
  
  #Joint distrbutions
  if (joint){
    
    #v. r0 vs beta
    plot(beta_mcmc, r0_mcmc,
         xlab = 'beta', ylab = 'R0', main = 'Beta vs R0',
         cex.lab=1.5, cex.axis=1.5, cex.main=1.5, cex.sub=1.5)
    
    #v. alpha vs beta
    plot(alpha_mcmc, beta_mcmc,
         xlab = 'alpha', ylab = 'beta', main = 'alpha vs Beta',
         cex.lab=1.5, cex.axis=1.5, cex.main=1.5, cex.sub=1.5)
    
    #v. alpha vs gamma
    plot(alpha_mcmc, gamma_mcmc,
         xlab = 'alpha', ylab = 'gamma', main = 'alpha vs gamma',
         cex.lab=1.5, cex.axis=1.5, cex.main=1.5, cex.sub=1.5)
    
    #v. beta vs gamma
    plot(beta_mcmc, gamma_mcmc,
         xlab = 'beta', ylab = 'gamma', main = 'Beta vs gamma',
         cex.lab=1.5, cex.axis=1.5, cex.main=1.5, cex.sub=1.5)
  }
  
  #Results
  df_results <- data.frame(
    alpha = alphaX,
    a_mc = a_mcmc_mean,
    beta = betaX,
    b_mc = b_mcmc_mean,
    gamma = gammaX,
    g_mc = g_mcmc_mean,
    R0 = true_r0, 
    R0_mc = r0_mcmc_mean,
    accept_rate_a = round(mcmc_params[[5]],2),
    a_rte_b = round(mcmc_params[[6]], 2),
    a_rte_g = round(mcmc_params[[7]],2),
    a_rte_b_g = round(mcmc_params[[8]],2),
    tot_time = total_time) 
  
  print(df_results)
  
}
